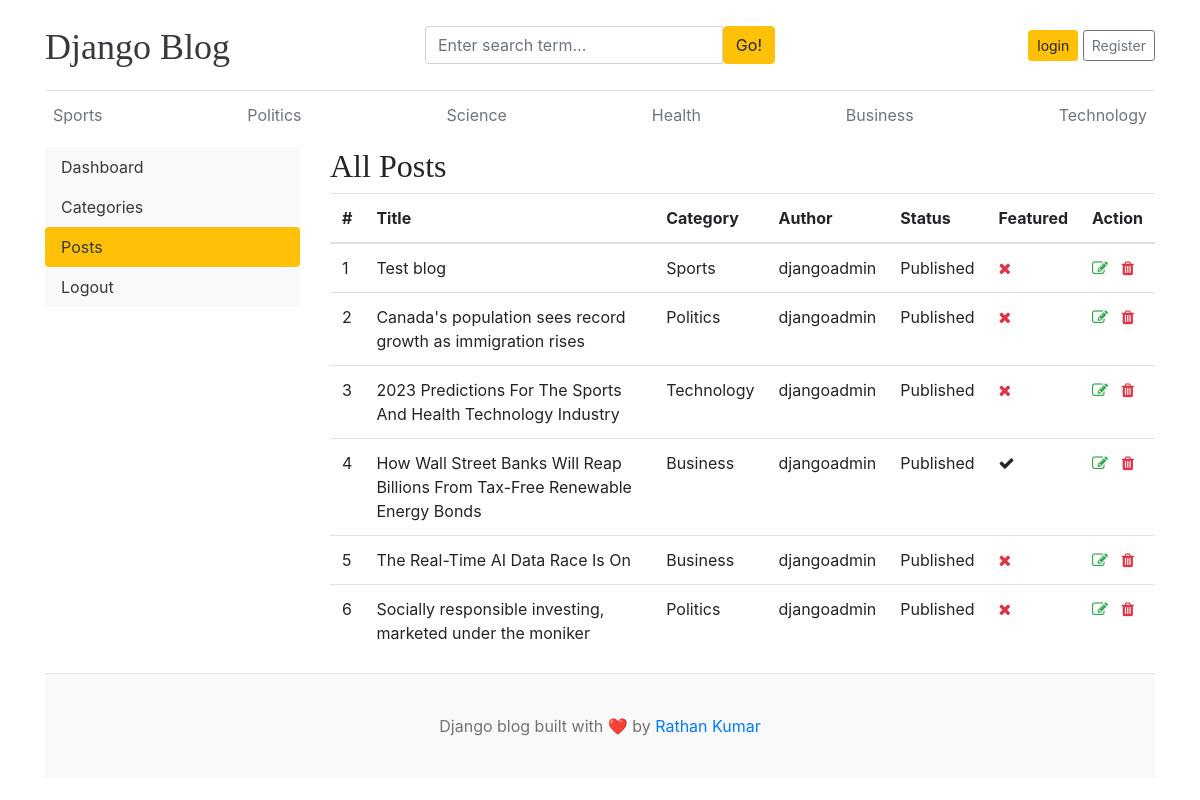
/dashboard/posts/, run on an earlier commit of the app's database.
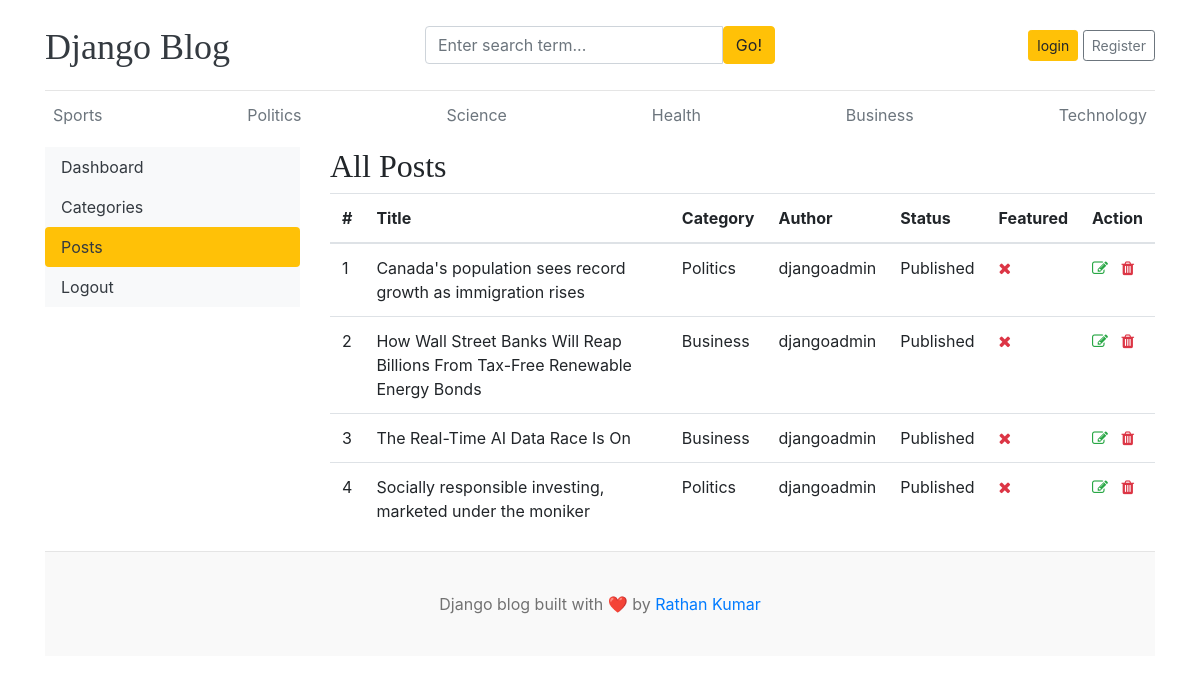
And on a later commit of the database.
### blog/models.py (models this page shows, shortened)
class Category(models.Model):
    category_name = models.CharField(max_length=50, unique=True)
    created_at = models.DateTimeField(auto_now_add=True)
    updated_at = models.DateTimeField(auto_now=True)
    class Meta:
        verbose_name_plural = "categories"
    def __str__(self):
        return self.category_name

class Blog(models.Model):
    title = models.CharField(max_length=100)
    slug = models.SlugField(max_length=150, unique=True, blank=True)
    category = models.ForeignKey(Category, on_delete=models.CASCADE)
    author = models.ForeignKey(User, on_delete=models.CASCADE)
    featured_image = models.ImageField(upload_to='uploads/%Y/%m/%d')
    short_description = models.TextField(max_length=500)
    blog_body = models.TextField(max_length=2000)
    status = models.CharField(max_length=20, choices=STATUS_CHOICES, default="Draft")
    is_featured = models.BooleanField(default=False)
    created_at = models.DateTimeField(auto_now_add=True)
    updated_at = models.DateTimeField(auto_now=True)

### dashboards/views.py (the view)
# urls.py: path('posts/', views.posts, name='posts'),
def posts(request):
    posts = Blog.objects.all()
    context = {
        'posts': posts,
    }
    return render(request, 'dashboard/posts.html', context)

### blog/context_processors.py (called while the page is built)
def get_categories(request):
    categories = Category.objects.all()
    return dict(categories=categories)

def get_social_links(request):
    social_links = SocialLink.objects.all()
    return dict(social_links=social_links)

### blog_main/templates/dashboard/posts.html (shortened to what this page needs)
{% extends 'base.html' %}
{% block content %}
<div class="row">
    {% include 'dashboard/sidebar.html' %}
    <div class="col-md-9">
        <h2>All Posts</h2>
        <table class="table table-hover">
            <thead>
                <tr>
                    <th>#</th>
                    <th>Title</th>
                    <th>Category</th>
                    <th>Author</th>
                    <th>Status</th>
                    <th>Featured</th>
                    <th>Action</th>
                </tr>
            </thead>
            <tbody>
                {% for post in posts %}
                <tr>
                    <td>{{ forloop.counter }}</td>
                    <td>{{ post.title }}</td>
                    <td>{{ post.category }}</td>
                    <td>{{ post.author }}</td>
                    <td>{{ post.status }}</td>
                    <td>{%  if post.is_featured %}<i class="fa fa-check text-sucess"></i>{% else %}<i class="fa fa-times text-danger"></i>{% endif %}</td>
                    <td>
                            <i class="fa fa-edit text-success"></i>
                        <a href="{% url 'delete_post' post.id %}"
                            <i class="fa fa-trash text-danger"></i>
                        </a>
                    </td>
                </tr>
                {% endfor %}
            </tbody>
        </table>
    </div>
</div>
{% endblock %}

### blog_main/templates/base.html (shortened to what this page needs)
{% load static %}
<!DOCTYPE html>
<html lang="en">
<head>
    <link href="https://getbootstrap.com/docs/4.0/dist/css/bootstrap.min.css" rel="stylesheet">
    <link href="{% static 'css/blog.css' %}" rel="stylesheet">
    <link rel="stylesheet"
      href="https://cdnjs.cloudflare.com/ajax/libs/font-awesome/4.7.0/css/font-awesome.min.css">
</head>
<body>
<div class="container">
    <header class="blog-header py-3">
        <div class="row flex-nowrap justify-content-between align-items-center">
            <div class="col-4 pt-1">
                <a class="blog-header-logo text-dark" href="/">
                    Django Blog
                </a>
            </div>
            <div class="col-4">
                <form action="{% url 'search' %}" method="GET">
                    <div class="input-group">
                        <input
                            class="form-control"
                            type="text"
                            name="keyword" value="{{ keyword }}"
                            placeholder="Enter search term..."
                            aria-label="Enter search term..."
                        >
                        <button
                            type="submit"
                            class="btn btn-warning"
                            id="button-search">
                            Go!
                        </button>
                    </div>
                </form>
            </div>
<div class="col-4 d-flex justify-content-end align-items-center">
    {% if not user.is_authenticated %}
    <a class="btn btn-sm btn-warning" href="{% url 'login' %}">
        login
    </a>
    <a class="btn btn-sm btn-outline-secondary" href="{% url 'register' %}">
    Register
</a>
{% else %}
<span><a href="{% url 'dashboard' %}">Dashboard</a></span>
<span>
    <a href="{% url 'logout' %}">Logout</a>
</span>
&emsp;
{% endif %}
</div>
        </div>
    </header>
    <div class="nav-scroller py-1 mb-2">
        <nav class="nav d-flex justify-content-between">
            {% for cat in categories %}
                <a
                    class="p-2 text-muted"
                    href="{% url 'posts_by_category' cat.id %}">
                    {{ cat.category_name }}
                </a>
            {% endfor %}
        </nav>
    </div>
    {% block content %}
    {% endblock %}
    <footer class="blog-footer">
        <p>
            Django blog built with ❤️ by
            <a href="#">Rathan Kumar</a>
        </p>
    </footer>
</div>
</body>
</html>

What changed in the data, as far as the page shows it:
removed Blog: title "Test blog", category "Sports", author "djangoadmin", status "Published", is_featured False (drawn)
removed Blog: title "2023 Predictions For The Sports And Health Technology Industry", category "Technology", author "djangoadmin", status "Published", is_featured False (drawn)
changed Blog "How Wall Street Banks Will Reap Billions From Tax-Free Renewable Energy Bonds": is_featured True → False (drawn)
